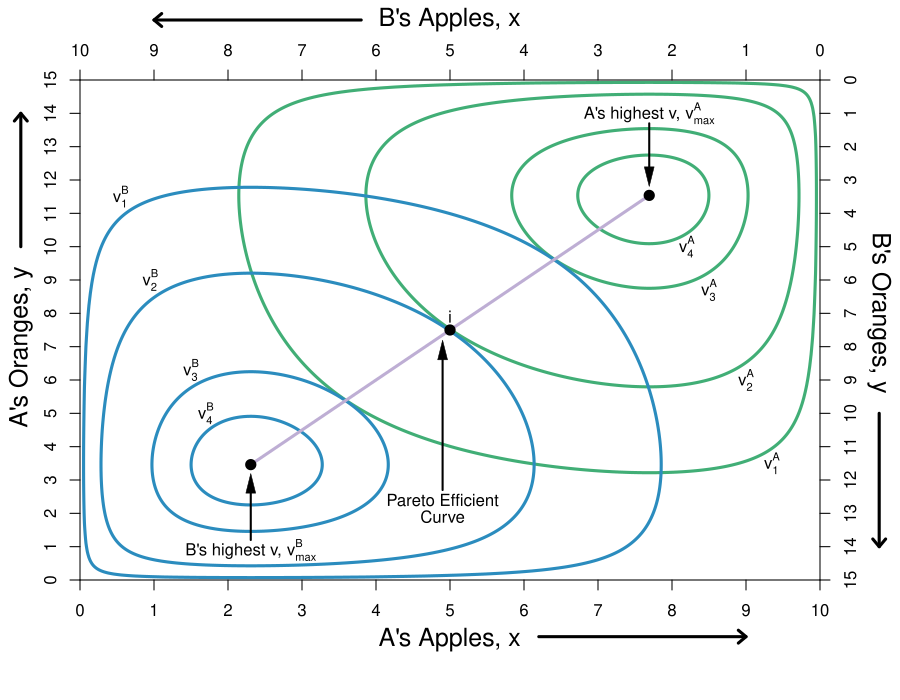

This chart was generated by the following R code:
#Graph Designer: Simon Halliday & Madeleine Wettach '20
#Authors: Bowles, Foley and Halliday
#Title: Microeconomics: Competition, Conflict and Coordination
#based on 
#http://r.789695.n4.nabble.com/Indifference-curve-td4634746.html
#Graphics 
require(shape)
pdf(file = "property/step_by_step_graphs_5/property_hg_hgb_step3.pdf", width = 9, height = 7)

#Set parameters for graphics
axislabelsize <- 1.5
graphlinewidth <- 3

COL <- c("#7fc97f", "#beaed4", "#fdc086", "#ffff99", "#386cb0", "#f0027f", "#bf5b17", "#666666")
COLA <- c("#99d8c9","#66c2a4","#41ae76", "#238b45", "#005824")
COLB <- c("#4eb3d3", "#2b8cbe", "#0868ac","#084081")

par(mar =  c(6, 4, 4, 4))

uA <- function(x, y) {
  0.5*log(x) + 0.5*log(y) + 0.15*log(10 - x) + 0.15*log(15 - y)
}

uB <- function(x, y) {
  0.15*log(x) + 0.15*log(y) + 0.5*log(10 - x) + 0.5*log(15 - y) 
}

xlims <- c(0, 10)
ylims <- c(0, 15)

npts <- 501 
x <- seq(xlims[1], xlims[2], length.out = npts)
y <- seq(ylims[1], ylims[2], length.out = npts) 
a <- c(2.1, 2.357, 2.505, 2.54)
b <- c(2.1, 2.357, 2.505, 2.54)

#B's value when at A's bliss point
#0.35*log(5.88) + 0.35*log(8.88) + 0.5*log(10 - 5.88) + 0.5*log(15 - 8.88) 

#A's bliss point x = 7.69231, y = 11.5385
#A's value when at A's bliss point = 2.55465
#0.5*log(x) + 0.5*log(y) + 0.15*log(10 - x) + 0.15*log(15 - y)

#B's bliss point x = 2.30769, y = 3.46154
#B's value when at A's bliss point = 2.55465
#0.15*log(x) + 0.15*log(y) + 0.5*log(10 - x) + 0.5*log(15 - y)


plot(0, 0, xlim = xlims, ylim = ylims, type = "n",
     xlab = expression(paste("")),
     ylab = expression(paste("")), 
     xaxt = "n", 
     yaxt = "n", 
     cex.lab = axislabelsize, 
     bty = "n",
     xaxs="i", 
     yaxs="i")

ticksy <- seq(from = 0, to = 15, by = 1)
ylabels <- seq(from = 0, to = 15, by = 1)
ticksx <- seq(from = 0, to = 10, by = 1)
xlabels <- seq(from = 0, to = 10, by = 1)
axis(1, at = ticksx, pos = 0, labels = xlabels)
axis(2, at = ticksy, pos = 0, labels = ylabels, las = 0)


#persp(x, y, outer(x, y, u), ticktype="detailed") 
contour(x, y, 
        outer(x, y, uA),
        #labels = c("v1", "v2", "v3"),
        drawlabels = FALSE,
        col = COLA[3],
        #xlab = expression(paste("A's Apples, ", x)),
        #ylab = expression(paste("A's Oranges, ", y)),
        #cex.lab = axislabelsize,
        lwd = graphlinewidth,
        levels = a, 
        xaxs="i", 
        yaxs="i", 
        add = TRUE) 

mtext("A's Apples, x", side=1, line = 2.5, cex = axislabelsize)
text(-0.8, 7, expression(paste("A's Oranges, y")), xpd = TRUE, cex = axislabelsize, srt = 90) 

#Add arrows:
arrows(-0.8, 10, -0.8, 14, xpd = TRUE, length=0.1,angle=40,lwd=3)
arrows(6.2, -1.7, 9, -1.7, xpd = TRUE, length=0.1,angle=40,lwd=3)


contour(x, y, 
        outer(x, y, uB),
        drawlabels = FALSE,
        col = COLB[2],
        lwd = graphlinewidth,
        levels = b, 
        add = TRUE
) 

segments(2.30769, 3.46154, 7.69231, 11.5385, lty = 1, col = COL[2] , lwd = graphlinewidth)
text(4.9, 2.4, expression("Pareto Efficient"))
text(4.9, 1.9, expression("Curve"))
Arrows(4.9, 2.7, 4.9, 6.9, col = "black", lty = 1, lwd = 2, arr.type = "triangle", arr.lwd = 0.5)

#Label the iso-welfare functions for the HG, Aisha
text(9.35, 3.5, expression(v[1]^A))
text(9, 6, expression(v[2]^A))
text(8.5, 8.7, expression(v[3]^A))
text(8.2, 10, expression(v[4]^A))

#Label the indifference curves for the HG, Betty
text(0.55, 11.5, expression(v[1]^B))
text(0.95, 9, expression(v[2]^B))
text(1.5, 6.3, expression(v[3]^B))
text(1.7, 5, expression(v[4]^B))

#Label point i. 
points(5, 7.5, pch = 16, col = "black", cex = 1.5)
text(5, 7.9, expression(paste("i")))

#A's bliss point - 3.1073 is the value of u
points(x = 7.69231, y = 11.5385, pch = 16, col = "black", cex = 1.5)
text(7.69231, 14, expression(paste("A's highest v, ", v[max]^A)))
Arrows(7.69231, 13.7, 7.69231, 12.1, col = "black", lty = 1, lwd = 2, arr.type = "triangle", arr.lwd = 0.5)

#B's bliss point: 
points(x = 2.30769, y = 3.461547, pch = 16, col = "black", cex = 1.5)
text(x = 2.30769, y = 0.9, expression(paste("B's highest v, ", v[max]^B)))
Arrows(2.30769, 1.2, 2.30769, 2.9, col = "black", lty = 1, lwd = 2, arr.type = "triangle", arr.lwd = 0.5)



par(new = TRUE)

#Use the same x and ylims as previously, but with locations switched
xlims2 <- c(10, 0)
ylims2 <- c(15, 0)

#Leave the ylab and xlab blank to ensure no axes titles
plot(0, 0, xlim = xlims2, ylim = ylims2, type = "n",
     xlab = expression(paste("")),
     ylab = expression(paste("")),
     xaxt = "n", 
     yaxt = "n", 
     cex.lab = 1.3, 
     bty = "n",
     xaxs="i", 
     yaxs="i")

#Set up axes at sides 3 and 4 (top and right)
axis(side = 3, at = ticksx, pos = 0, labels = xlabels)
axis(side = 4, at = ticksy, pos = 0, labels = ylabels, las = 0)
mtext("B's Apples, x", side=3, line = 2.5, cex = axislabelsize)
text(-0.8, 7, expression(paste("B's Oranges, y")), xpd = TRUE, cex = axislabelsize, srt = 270) 

#Add arrows:
arrows(-0.8, 10, -0.8, 14, xpd = TRUE, length=0.1,angle=40,lwd=3)
arrows(6.2, -1.8, 9, -1.8, xpd = TRUE, length=0.1,angle=40,lwd=3)

dev.off()
